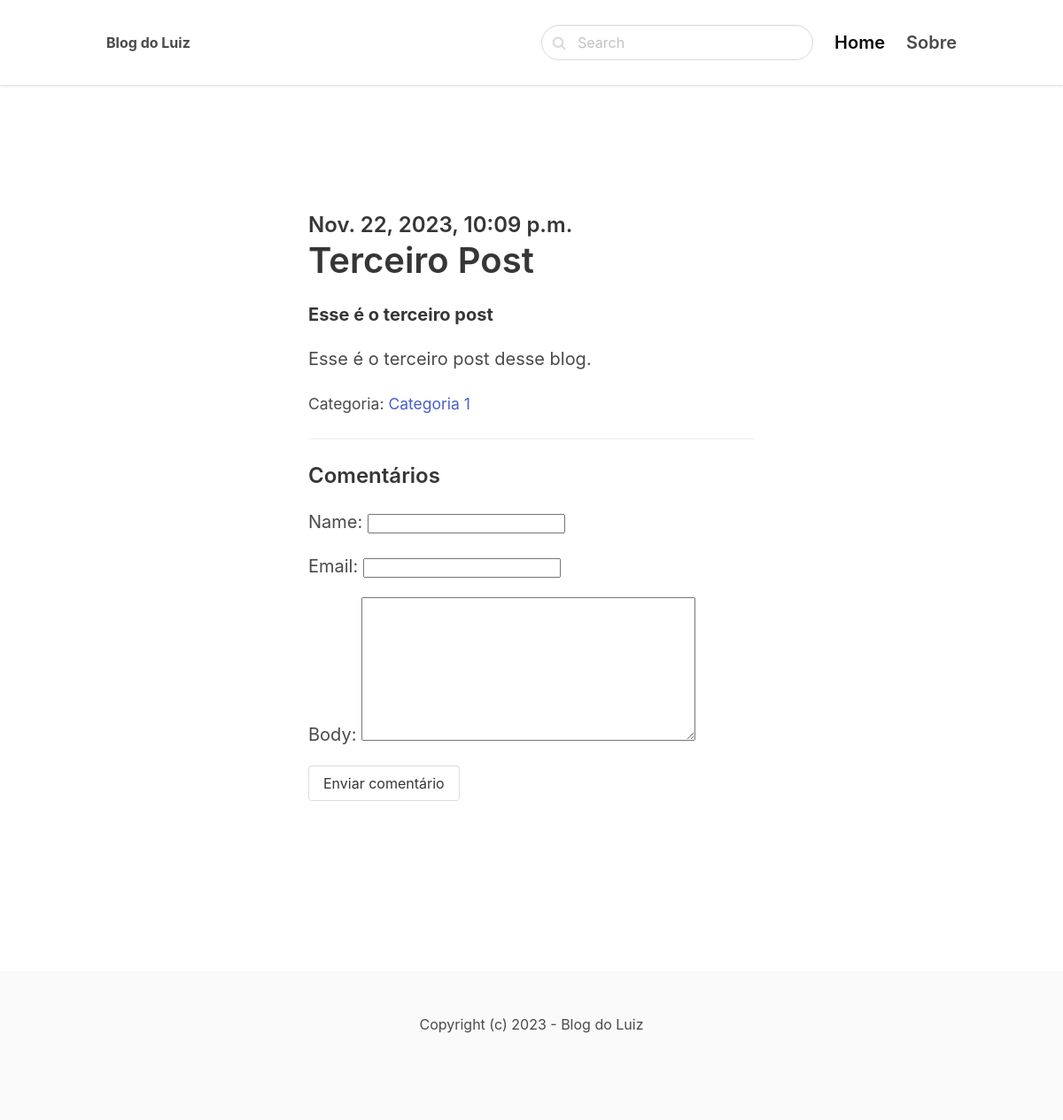
Screenshot of /categoria1/terceiro-post with the database file from the repository.
### blog/models.py (models this page shows, shortened)
class Post(models.Model):
    ACTIVE = 'active'
    DRAFT = 'draft'
    CHOICES_STATUS = {
        (ACTIVE, 'Active'),
        (DRAFT, "Draft")
    }
    category = models.ForeignKey(Category, related_name='posts', on_delete=models.CASCADE)
    title = models.CharField(max_length=255)
    slug = models.SlugField()
    intro = models.TextField()
    body = models.TextField()
    created_at = models.DateTimeField(auto_now_add=True)
    status = models.CharField(max_length=10, choices=CHOICES_STATUS, default=ACTIVE)
    class Meta:
        ordering = ('-created_at',)

class Category(models.Model):
    title = models.CharField(max_length=255)
    slug = models.SlugField()
    class Meta:
        ordering = ('title',)
        verbose_name_plural = 'Categories'
    def __str__(self):
        return self.title

### blog/views.py (the view)
# urls.py: path('<slug:category_slug>/<slug:slug>', views.detail, name='post_detail'),
def detail(request, category_slug, slug):
    post = get_object_or_404(Post, slug=slug)
    if request.method == 'POST':
        form = CommentForm(request.POST)
        if form.is_valid():
            comment = form.save(commit=False)
            comment.post = post
            comment.save()
            return redirect('post_detail', slug=slug)
    else:
        form = CommentForm()
        return render(request,'blog/detail.html', {'post': post, 'form': form})

### blog/forms.py
class CommentForm(forms.ModelForm):
    class Meta:
        model = Comment
        fields = ('name', 'email', 'body')

### blog/templates/blog/detail.html (shortened to what this page needs)
{% extends 'core/base.html' %}
{% block content %}
<section class="hero">
    <div class="hero-body">
            <section class="section">
                <div class="columns">
                    <div  class="column is-8 is-offset-2">
                        <div class="content is-medium">
                            <h2 class="subtitle is-4">{{ post.created_at}}</h2>
                            <h1 class="title">{{post.title}}</h1>
                            <p><strong>{{ post.intro }} </strong></p>
                            <p>{{ post.body }} </p>
                            <p><small>Categoria: <a href="{% url 'category_detail' post.category.slug %}"> {{ post.category}} </a></small></p>
                            <hr>
                            <h2 class="subtitle is-4">Comentários</h2>
                            <form method="post" class="mb-6">
                                {{ form.as_p }}
                                <div class="'field">
                                    <div class="control">
                                        <button class="button is-sucess">Enviar comentário</button>
                                    </div>
                                </div>
                            </form>
                        </div>
                    </div>
                </div>
            </section>
        </div>
    </div>
</section>
{% endblock%}

### rows the page displays
Post: created_at "Nov. 22, 2023, 10:09 p.m.", title "Terceiro Post", intro "Esse é o terceiro post", body "Esse é o terceiro post desse blog.", category "Categoria 1"
